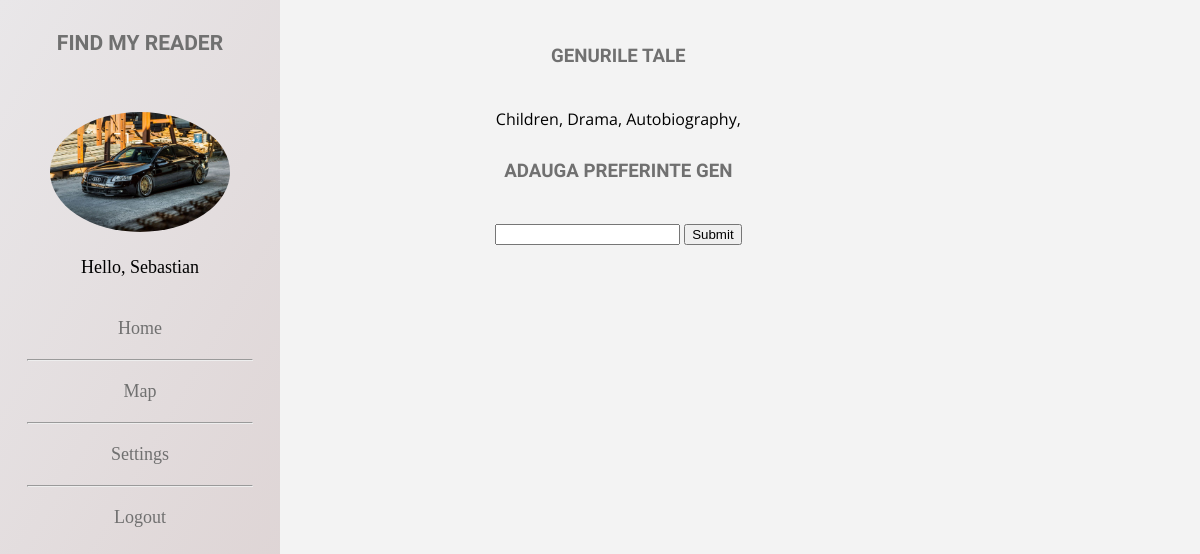
/adaugagen.php (signed in), run on the app's committed database.
### tables this page shows
CREATE TABLE `users` (
  `id` int(11) NOT NULL,
  `email` varchar(100) NOT NULL,
  `password` varchar(200) NOT NULL,
  `firstname` varchar(50) NOT NULL,
  `lastname` varchar(50) NOT NULL,
  `avatar` varchar(200) NOT NULL DEFAULT 'basic.jpg',
  `data_nasterii` date DEFAULT NULL,
  `description` varchar(500) DEFAULT NULL,
  `google_account` varchar(100) DEFAULT NULL,
  `last_latitude` double DEFAULT NULL,
  `last_longitude` double DEFAULT NULL
);

CREATE TABLE `genres_users` (
  `email` varchar(100) NOT NULL,
  `denumire` varchar(50) NOT NULL
);

### session.php (called while the page is built, shortened)
<?php
$email = $_SESSION['email'];
include('Includere/connection.php');
$sql = "SELECT * FROM `users` WHERE `email`='$email'";
$datas = $dbh->query($sql);
$count = $datas->rowCount();
if ($count == 1)
{
    if($datas !== false)
    {
        foreach($datas as $row)
        {
			$firstname = $row['firstname'];
			$avatar = $row['avatar'];
		}
	}
}
?>

### adaugagen.php (the view, shortened to what this page needs)
<?php
include("session.php");
?>
<!DOCTYPE html>
<html>
    <head>
	<link rel="stylesheet" href="stylesheets/style.css">
	<link rel="stylesheet" href="stylesheets/settings.css">
</head>
	<body>
		<?php include('menu.php'); ?>
		<div class="setarimenu">
			<center>
            <h3> Genurile tale</h3><br>
			<?php
			include('Includere/connection.php');
			$sql = "SELECT * FROM `genres_users` WHERE `email` = '$email'";
			$datas = $dbh->query($sql);
			if($datas !== false)
			{
				foreach($datas as $row)
				{
					echo $row['denumire'];
					echo ", ";
				}
			}
			?>
			<br>
			<h3>Adauga preferinte gen</h3><br>
			<form method="post" enctype="multipart/form-data">
				<input list="gens" name="dengens">
				<input type="submit" value="Submit">
            </form>
			</center>
		</div>
	</body>
</html>

### menu.php
<div class="menu" id='menu'>
	<h3>Find my reader</h3>
	<div class="avatarprofile">
		<img src="<?php echo "images/avatars/".$avatar; ?>" alt="">
	</div>
	<p>Hello,
		<?php echo $firstname;?>
	</p>
	<a href="home.php">Home</a>
	<hr><a href="map.php">Map</a>
	<hr><a href="settings.php">Settings</a>
	<hr id="logouthr"><a href="logout.php" id="logout">Logout</a>
</div>

### stylesheets/style.css (style rules this page uses)
body { margin: 0; padding: 0; font-family: 'Open Sans', sans-serif; display: flex; flex-direction: row; top: 0; bottom: 0; height: 100vh; width: auto; background-color: #f3f3f3; overflow: hidden; }
.menu { width: 35vh; background: rgb(233,231,233); background: linear-gradient(120deg, rgba(233,231,233,1), rgba(220,209,209,1) 100%); text-align: center; font-family: 'Roboto Slab', serif; font-size: 18px; position: sticky; height: auto; position: -webkit-sticky; top: 0; }
.menu h3, .setarimenu h3 { color: #707070; font-family: 'Raleway', sans-serif; margin-top: 30px; text-transform: uppercase; }
hr { width: 80%; color: #707070; text-decoration: none; margin-top: 20px; margin-bottom: 20px; }
.menu a { color: #707070; text-decoration: none; }
.menu p { margin-top: 20px; margin-bottom: 40px; }
.avatarprofile { border-bottom-left-radius: 10px; }
.avatarprofile img { border-radius: 50%; margin-top: 2em; width: 10em; height: auto; }

### stylesheets/settings.css (style rules this page uses)
.setarimenu { padding: 15px; width: auto; background: #f3f3f3; margin-left: 25vh; }

### data on the page
users: avatar (picture), firstname "Sebastian"
genres_users: denumire "Children"
genres_users: denumire "Drama"
genres_users: denumire "Autobiography"
